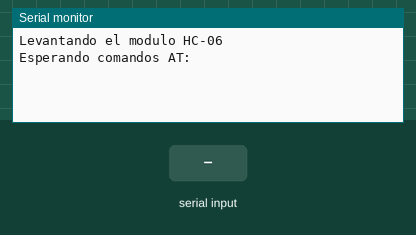
This sketch was run on a simulated Arduino Uno, built with avr-gcc and run on an emulated ATmega328P. Shown: the last lines printed to the serial monitor. The inputs (shaded band) are chosen by the test bench.

Above: at 1.2 s.
1.3 s: "1" received over the second serial link
At 1.7 s:
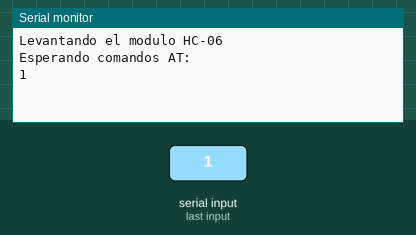
2.8 s: "0" received over the second serial link
At 4.0 s:
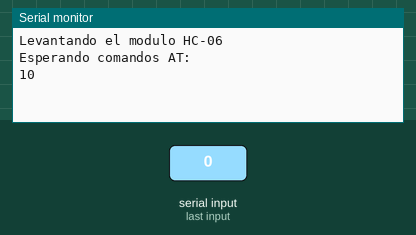

The sketch:

HC-05_AT_Command.ino
```cpp
#include <SoftwareSerial.h>

SoftwareSerial BT1(10, 11); // RX | TX

void setup(){
  Serial.begin(38400);
  Serial.println("Levantando el modulo HC-06");
  Serial.println("Esperando comandos AT:");
  BT1.begin(38400);
}

void loop(){
  if (BT1.available())
    Serial.write(BT1.read());
  if (Serial.available())
    BT1.write(Serial.read());
}
```

Measured:
- after the input at 1.3 s, the serial monitor: prints a new line at once (image 1)
- after the input at 2.8 s, the serial monitor: prints a new line at once (image 2)
